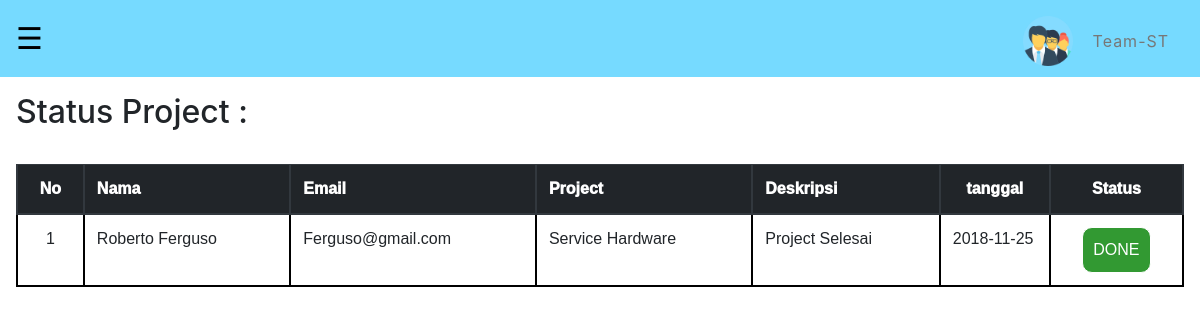
/status-team.php, run on the app's committed database.
### tables this page shows
CREATE TABLE `status` (
  `id_status` int(3) NOT NULL,
  `nama` varchar(20) NOT NULL,
  `email` varchar(25) NOT NULL,
  `layanan` varchar(25) NOT NULL,
  `deskripsi` varchar(500) NOT NULL,
  `tanggal` date NOT NULL
);

### status-team.php (the view, shortened to what this page needs)
<?php
  include "delete-pesan.php";
  $query  = mysqli_query($koneksi, "SELECT * FROM status ORDER BY status.id_status ASC");
?>
<!DOCTYPE html>
<html lang="en">
<head>
  <link rel="stylesheet" type="text/css" href="css/style.css">
  <link rel="stylesheet" type="text/css" href="css/font-awesome.css">
  <link href="css/bs.css" rel="stylesheet" type="text/css" media="all"/>
</head>
<body>
<div class="wrap">
<div id="main">
  <span style="font-size:30px; cursor:pointer; color: black;" onclick="openNav()">&#9776;</span>
  <p style="padding-top: 10px; float: right; padding-right: 15px;">Team-ST</p>
  <img src="images/team.png" alt="Avatar" style="width:70px; margin: 0; float: right; padding-right: 20px;">
</div>
<div id="main2">
<h2 style="padding-bottom:25px;">Status Project :</h2>
<table class="table">
  <thead class="thead-dark">
    <tr>
      <th style="text-align: center;">No</th>
      <th>Nama</th>
      <th>Email</th>
      <th>Project</th>
      <th>Deskripsi</th>
      <th style="width: 110px; text-align: center;">tanggal</th>
      <th style="text-align: center; ">Status</th>
    </tr>
  </thead>
  <tbody>
    <?php $x=1; ?>
    <?php if(mysqli_num_rows($query)) {?>
    <?php while($row = mysqli_fetch_array($query)) {?>
    <tr>
      <td style="text-align: center;"><?php echo $x; ?></td>
      <td><?php echo $row['nama'] ?></td>
      <td><?php echo $row['email'] ?></td>
      <td><?php echo $row['layanan'] ?></td>
      <td><?php echo $row['deskripsi'] ?></td>
      <td><?php echo $row['tanggal'] ?></td>
      <td style="text-align: center;">
          <a href=""><button type="submit" style="background-color: #329932; border-radius: 10px; color: white;">DONE</i></button></a>
      </td>
    </tr>
    <?php $x++; ?>
    <?php } ?>
    <?php } ?>
  </tbody>
</table>
</div>
 </div>
</body>
</html>

### css/style.css (style rules this page uses)
html, body { margin: 0; font-size: 100%; background: #fff; font-family: 'Raleway', sans-serif; }
body a { text-decoration: none; transition: 0.5s all; -webkit-transition: 0.5s all; -moz-transition: 0.5s all; -o-transition: 0.5s all; -ms-transition: 0.5s all; }
h1, h2, h3, h4, h5, h6 { margin: 0; font-family: 'Raleway', sans-serif; }
p { letter-spacing: 1px; font-size: 1em; line-height: 1.9em; color: #777; }
figcaption,button { background-color: transparent; border: 1px solid white; padding: 10px 10px; }
#main { transition: margin-left .5s; padding: 16px; background-color: #76daff; }
#main2 { transition: margin-left .5s; padding: 16px; }
table { font-family: arial, sans-serif; border-collapse: collapse; width: 100%; }
th { font-weight: 1000; }
td, th { border: 2px solid black; padding: 5px; }

### data on the page
status: nama "Roberto Ferguso", email "Ferguso@gmail.com", layanan "Service Hardware", deskripsi "Project Selesai", tanggal "2018-11-25"
